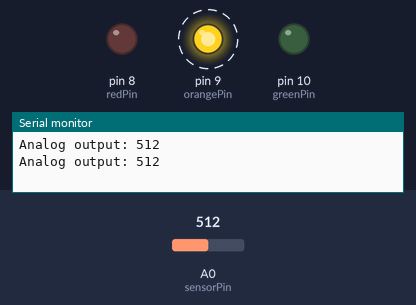
Bench run of a sketch on a simulated Arduino Uno, built with avr-gcc and run on an emulated ATmega328P. Parts: output pins drawn as LEDs (lit = HIGH), the last lines printed to the serial monitor. Dashed ring = blinking. Inputs (shaded band) come from the test bench; at power-on: A0 (sensorPin) = 512. Pins used as bus, display or sensor lines are not drawn.

Above: at 1.8 s.
1.9 s: A0 (sensorPin) set to 667
6.0 s: A0 (sensorPin) set to 693
At 6.8 s:
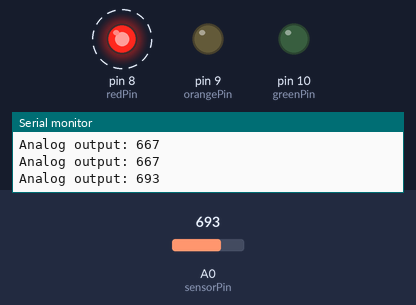
10.1 s: A0 (sensorPin) set to 330
At 10.9 s:
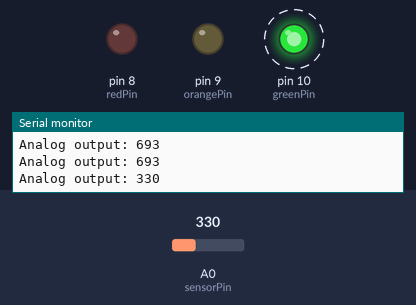
14.2 s: A0 (sensorPin) set to 352
At 15.9 s:
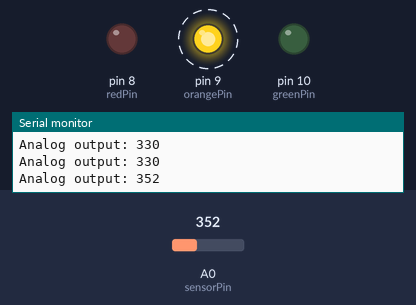
18.3 s: A0 (sensorPin) set to 306
At 20.0 s:
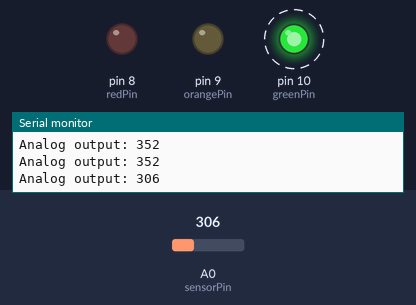
Timing chart, 0 to 23.4 s (numbered marks = the images above; inputs shaded):
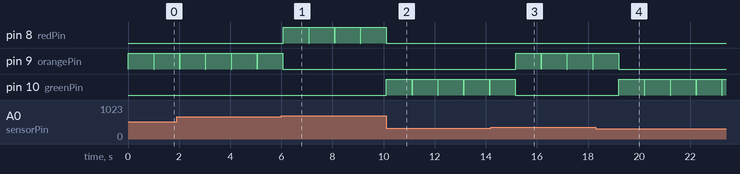

Measured:
- the behaviour switches between 679 and 680 on A0 (sensorPin) (found by bisection; images 0 and 1)
- the behaviour switches between 340 and 341 on A0 (sensorPin) (found by bisection; images 2 and 3)
- after the input at 6.0 s, pin 8 (redPin): alternates HIGH for 1.0 s and LOW for 0.01 s, starting after 0.07 s; pin 9 (orangePin): goes on until 6.1 s, then stays LOW
- after the input at 10.1 s, pin 8 (redPin): goes on until 10.1 s, then stays LOW; pin 10 (greenPin): alternates HIGH for 1.0 s and LOW for 0.01 s, starting at once
- after the input at 14.2 s, pin 9 (orangePin): alternates HIGH for 1.0 s and LOW for 0.01 s, starting after 0.97 s; pin 10 (greenPin): goes on until 15.2 s, then stays LOW
- after the input at 18.3 s, pin 9 (orangePin): goes on until 19.2 s, then stays LOW; pin 10 (greenPin): alternates HIGH for 1.0 s and LOW for 0.01 s, starting after 0.91 s
- by itself, pin 9 (orangePin): alternates HIGH for 1.0 s and LOW for 0.01 s

The sketch:

plantd.ino
```cpp
// Sensor pins
#define sensorPower 7
#define sensorPin A0
#define redPin 8
#define orangePin 9
#define greenPin 10

void setup() {
  //Initialize ports
  pinMode(sensorPower, OUTPUT);
  pinMode(redPin, OUTPUT);
  pinMode(orangePin, OUTPUT);
  pinMode(greenPin, OUTPUT);

  //set all LEDs off
  digitalWrite(redPin, LOW);
  digitalWrite(orangePin, LOW);
  digitalWrite(greenPin, LOW);

  // Initially keep the sensor OFF
  digitalWrite(sensorPower, LOW);

  Serial.begin(9600);
}

void loop() {
  //get the reading from the function below and print it
  int wetness = readSensor();
  Serial.print("Analog output: ");
  Serial.println(wetness);

  if(wetness <= 340){
    digitalWrite(greenPin, HIGH);
  }else if(wetness > 340 && wetness < 680){
    digitalWrite(orangePin, HIGH);
  }else{
    digitalWrite(redPin, HIGH);
  }


  delay(1000);

  //reset LEDs
  digitalWrite(redPin, LOW);
  digitalWrite(orangePin, LOW);
  digitalWrite(greenPin, LOW);
}

//  This function returns the analog soil moisture measurement
int readSensor() {
  digitalWrite(sensorPower, HIGH);  // Turn the sensor ON
  delay(10);              // Allow power to settle
  int val = analogRead(sensorPin);  // Read the analog value form sensor
  digitalWrite(sensorPower, LOW);   // Turn the sensor OFF
  return val;             // Return analog moisture value

}
```
